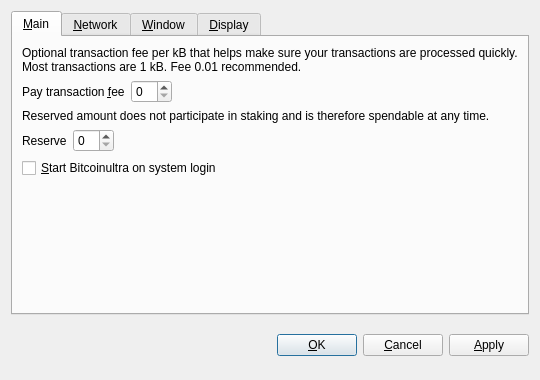
<?xml version="1.0" encoding="UTF-8"?>
<ui version="4.0">
 <class>OptionsDialog</class>
 <widget class="QDialog" name="OptionsDialog">
  <property name="geometry">
   <rect>
    <x>0</x>
    <y>0</y>
    <width>540</width>
    <height>380</height>
   </rect>
  </property>
  <property name="windowTitle">
   <string>Options</string>
  </property>
  <property name="modal">
   <bool>true</bool>
  </property>
  <layout class="QVBoxLayout" name="verticalLayout">
   <item>
    <widget class="QTabWidget" name="tabWidget">
     <property name="tabPosition">
      <enum>QTabWidget::North</enum>
     </property>
     <property name="currentIndex">
      <number>0</number>
     </property>
     <widget class="QWidget" name="tabMain">
      <attribute name="title">
       <string>&amp;Main</string>
      </attribute>
      <layout class="QVBoxLayout" name="verticalLayout_Main">
       <item>
        <widget class="QLabel" name="transactionFeeInfoLabel">
         <property name="text">
          <string>Optional transaction fee per kB that helps make sure your transactions are processed quickly. Most transactions are 1 kB. Fee 0.01 recommended.</string>
         </property>
         <property name="textFormat">
          <enum>Qt::PlainText</enum>
         </property>
         <property name="wordWrap">
          <bool>true</bool>
         </property>
        </widget>
       </item>
       <item>
        <layout class="QHBoxLayout" name="horizontalLayoutFee">
         <item>
          <widget class="QLabel" name="transactionFeeLabel">
           <property name="text">
            <string>Pay transaction &amp;fee</string>
           </property>
           <property name="textFormat">
            <enum>Qt::PlainText</enum>
           </property>
           <property name="buddy">
            <cstring>transactionFee</cstring>
           </property>
          </widget>
         </item>
         <item>
          <widget class="BitcoinAmountField" name="transactionFee"/>
         </item>
         <item>
          <spacer name="horizontalSpacerFee">
           <property name="orientation">
            <enum>Qt::Horizontal</enum>
           </property>
           <property name="sizeHint" stdset="0">
            <size>
             <width>40</width>
             <height>20</height>
            </size>
           </property>
          </spacer>
         </item>
        </layout>
       </item>
       <item>
        <widget class="QLabel" name="reserveBalanceInfoLabel">
         <property name="text">
          <string>Reserved amount does not participate in staking and is therefore spendable at any time.</string>
         </property>
         <property name="textFormat">
          <enum>Qt::PlainText</enum>
         </property>
         <property name="wordWrap">
          <bool>true</bool>
         </property>
        </widget>
       </item>
       <item>
        <layout class="QHBoxLayout" name="horizontalLayoutReserveBalance">
         <item>
          <widget class="QLabel" name="reserveBalanceLabel">
           <property name="text">
            <string>Reserve</string>
           </property>
           <property name="textFormat">
            <enum>Qt::PlainText</enum>
           </property>
           <property name="buddy">
            <cstring>reserveBalance</cstring>
           </property>
          </widget>
         </item>
         <item>
          <widget class="BitcoinAmountField" name="reserveBalance"/>
         </item>
         <item>
          <spacer name="horizontalSpacerReserveBalance">
           <property name="orientation">
            <enum>Qt::Horizontal</enum>
           </property>
           <property name="sizeHint" stdset="0">
            <size>
             <width>40</width>
             <height>20</height>
            </size>
           </property>
          </spacer>
         </item>
        </layout>
       </item>
       <item>
        <widget class="QCheckBox" name="bitcoinAtStartup">
         <property name="toolTip">
          <string>Automatically start Bitcoinultra after logging in to the system.</string>
         </property>
         <property name="text">
          <string>&amp;Start Bitcoinultra on system login</string>
         </property>
        </widget>
       </item>
       <item>
        <spacer name="verticalSpacer_Main">
         <property name="orientation">
          <enum>Qt::Vertical</enum>
         </property>
         <property name="sizeHint" stdset="0">
          <size>
           <width>20</width>
           <height>40</height>
          </size>
         </property>
        </spacer>
       </item>
      </layout>
     </widget>
     <widget class="QWidget" name="tabNetwork">
      <attribute name="title">
       <string>&amp;Network</string>
      </attribute>
      <layout class="QVBoxLayout" name="verticalLayout_Network">
       <item>
        <widget class="QCheckBox" name="mapPortUpnp">
         <property name="toolTip">
          <string>Automatically open the Bitcoinultra client port on the router. This only works when your router supports UPnP and it is enabled.</string>
         </property>
         <property name="text">
          <string>Map port using &amp;UPnP</string>
         </property>
        </widget>
       </item>
       <item>
        <widget class="QCheckBox" name="connectSocks">
         <property name="toolTip">
          <string>Connect to the Bitcoinultra network through a SOCKS proxy (e.g. when connecting through Tor).</string>
         </property>
         <property name="text">
          <string>&amp;Connect through SOCKS proxy:</string>
         </property>
        </widget>
       </item>
       <item>
        <layout class="QHBoxLayout" name="horizontalLayout_Network">
         <item>
          <widget class="QLabel" name="proxyIpLabel">
           <property name="text">
            <string>Proxy &amp;IP:</string>
           </property>
           <property name="textFormat">
            <enum>Qt::PlainText</enum>
           </property>
           <property name="buddy">
            <cstring>proxyIp</cstring>
           </property>
          </widget>
         </item>
         <item>
          <widget class="QValidatedLineEdit" name="proxyIp">
           <property name="maximumSize">
            <size>
             <width>140</width>
             <height>16777215</height>
            </size>
           </property>
           <property name="toolTip">
            <string>IP address of the proxy (e.g. 127.0.0.1)</string>
           </property>
          </widget>
         </item>
         <item>
          <widget class="QLabel" name="proxyPortLabel">
           <property name="text">
            <string>&amp;Port:</string>
           </property>
           <property name="textFormat">
            <enum>Qt::PlainText</enum>
           </property>
           <property name="buddy">
            <cstring>proxyPort</cstring>
           </property>
          </widget>
         </item>
         <item>
          <widget class="QLineEdit" name="proxyPort">
           <property name="maximumSize">
            <size>
             <width>55</width>
             <height>16777215</height>
            </size>
           </property>
           <property name="toolTip">
            <string>Port of the proxy (e.g. 9050)</string>
           </property>
          </widget>
         </item>
         <item>
          <widget class="QLabel" name="socksVersionLabel">
           <property name="text">
            <string>SOCKS &amp;Version:</string>
           </property>
           <property name="textFormat">
            <enum>Qt::PlainText</enum>
           </property>
           <property name="buddy">
            <cstring>socksVersion</cstring>
           </property>
          </widget>
         </item>
         <item>
          <widget class="QValueComboBox" name="socksVersion">
           <property name="toolTip">
            <string>SOCKS version of the proxy (e.g. 5)</string>
           </property>
          </widget>
         </item>
         <item>
          <spacer name="horizontalSpacer_Network">
           <property name="orientation">
            <enum>Qt::Horizontal</enum>
           </property>
           <property name="sizeHint" stdset="0">
            <size>
             <width>40</width>
             <height>20</height>
            </size>
           </property>
          </spacer>
         </item>
        </layout>
       </item>
       <item>
        <spacer name="verticalSpacer_Network">
         <property name="orientation">
          <enum>Qt::Vertical</enum>
         </property>
         <property name="sizeHint" stdset="0">
          <size>
           <width>20</width>
           <height>40</height>
          </size>
         </property>
        </spacer>
       </item>
      </layout>
     </widget>
     <widget class="QWidget" name="tabWindow">
      <attribute name="title">
       <string>&amp;Window</string>
      </attribute>
      <layout class="QVBoxLayout" name="verticalLayout_Window">
       <item>
        <widget class="QCheckBox" name="minimizeToTray">
         <property name="toolTip">
          <string>Show only a tray icon after minimizing the window.</string>
         </property>
         <property name="text">
          <string>&amp;Minimize to the tray instead of the taskbar</string>
         </property>
        </widget>
       </item>
       <item>
        <widget class="QCheckBox" name="minimizeOnClose">
         <property name="toolTip">
          <string>Minimize instead of exit the application when the window is closed. When this option is enabled, the application will be closed only after selecting Quit in the menu.</string>
         </property>
         <property name="text">
          <string>M&amp;inimize on close</string>
         </property>
        </widget>
       </item>
       <item>
        <spacer name="verticalSpacer_Window">
         <property name="orientation">
          <enum>Qt::Vertical</enum>
         </property>
         <property name="sizeHint" stdset="0">
          <size>
           <width>20</width>
           <height>40</height>
          </size>
         </property>
        </spacer>
       </item>
      </layout>
     </widget>
     <widget class="QWidget" name="tabDisplay">
      <attribute name="title">
       <string>&amp;Display</string>
      </attribute>
      <layout class="QVBoxLayout" name="verticalLayout_Display">
       <item>
        <layout class="QHBoxLayout" name="horizontalLayout_1_Display">
         <item>
          <widget class="QLabel" name="langLabel">
           <property name="text">
            <string>User Interface &amp;language:</string>
           </property>
           <property name="textFormat">
            <enum>Qt::PlainText</enum>
           </property>
           <property name="buddy">
            <cstring>lang</cstring>
           </property>
          </widget>
         </item>
         <item>
          <widget class="QValueComboBox" name="lang">
           <property name="toolTip">
            <string>The user interface language can be set here. This setting will take effect after restarting Bitcoinultra.</string>
           </property>
          </widget>
         </item>
        </layout>
       </item>
       <item>
        <layout class="QHBoxLayout" name="horizontalLayout_2_Display">
         <item>
          <widget class="QLabel" name="unitLabel">
           <property name="text">
            <string>&amp;Unit to show amounts in:</string>
           </property>
           <property name="textFormat">
            <enum>Qt::PlainText</enum>
           </property>
           <property name="buddy">
            <cstring>unit</cstring>
           </property>
          </widget>
         </item>
         <item>
          <widget class="QValueComboBox" name="unit">
           <property name="toolTip">
            <string>Choose the default subdivision unit to show in the interface and when sending coins.</string>
           </property>
          </widget>
         </item>
        </layout>
       </item>
       <item>
        <widget class="QCheckBox" name="displayAddresses">
         <property name="toolTip">
          <string>Whether to show Bitcoinultra addresses in the transaction list or not.</string>
         </property>
         <property name="text">
          <string>&amp;Display addresses in transaction list</string>
         </property>
        </widget>
       </item>
       <item>
        <widget class="QCheckBox" name="coinControlFeatures">
         <property name="toolTip">
          <string>Whether to show coin control features or not.</string>
         </property>
         <property name="text">
          <string>Display coin &amp;control features (experts only!)</string>
         </property>
        </widget>
       </item>
       <item>
        <spacer name="verticalSpacer_Display">
         <property name="orientation">
          <enum>Qt::Vertical</enum>
         </property>
         <property name="sizeHint" stdset="0">
          <size>
           <width>20</width>
           <height>40</height>
          </size>
         </property>
        </spacer>
       </item>
      </layout>
     </widget>
    </widget>
   </item>
   <item>
    <layout class="QHBoxLayout" name="horizontalLayout_Buttons">
     <item>
      <spacer name="horizontalSpacer_1">
       <property name="orientation">
        <enum>Qt::Horizontal</enum>
       </property>
       <property name="sizeHint" stdset="0">
        <size>
         <width>40</width>
         <height>48</height>
        </size>
       </property>
      </spacer>
     </item>
     <item>
      <widget class="QLabel" name="statusLabel">
       <property name="font">
        <font>
         <weight>75</weight>
         <bold>true</bold>
        </font>
       </property>
       <property name="text">
        <string/>
       </property>
       <property name="textFormat">
        <enum>Qt::PlainText</enum>
       </property>
       <property name="wordWrap">
        <bool>true</bool>
       </property>
      </widget>
     </item>
     <item>
      <spacer name="horizontalSpacer_2">
       <property name="orientation">
        <enum>Qt::Horizontal</enum>
       </property>
       <property name="sizeHint" stdset="0">
        <size>
         <width>40</width>
         <height>48</height>
        </size>
       </property>
      </spacer>
     </item>
     <item>
      <widget class="QPushButton" name="okButton">
       <property name="text">
        <string>&amp;OK</string>
       </property>
      </widget>
     </item>
     <item>
      <widget class="QPushButton" name="cancelButton">
       <property name="text">
        <string>&amp;Cancel</string>
       </property>
       <property name="autoDefault">
        <bool>false</bool>
       </property>
      </widget>
     </item>
     <item>
      <widget class="QPushButton" name="applyButton">
       <property name="text">
        <string>&amp;Apply</string>
       </property>
       <property name="autoDefault">
        <bool>false</bool>
       </property>
      </widget>
     </item>
    </layout>
   </item>
  </layout>
 </widget>
 <customwidgets>
  <customwidget>
   <class>BitcoinAmountField</class>
   <extends>QSpinBox</extends>
   <header>bitcoinamountfield.h</header>
  </customwidget>
  <customwidget>
   <class>QValueComboBox</class>
   <extends>QComboBox</extends>
   <header>qvaluecombobox.h</header>
  </customwidget>
  <customwidget>
   <class>QValidatedLineEdit</class>
   <extends>QLineEdit</extends>
   <header>qvalidatedlineedit.h</header>
  </customwidget>
 </customwidgets>
 <resources/>
 <connections/>
</ui>
